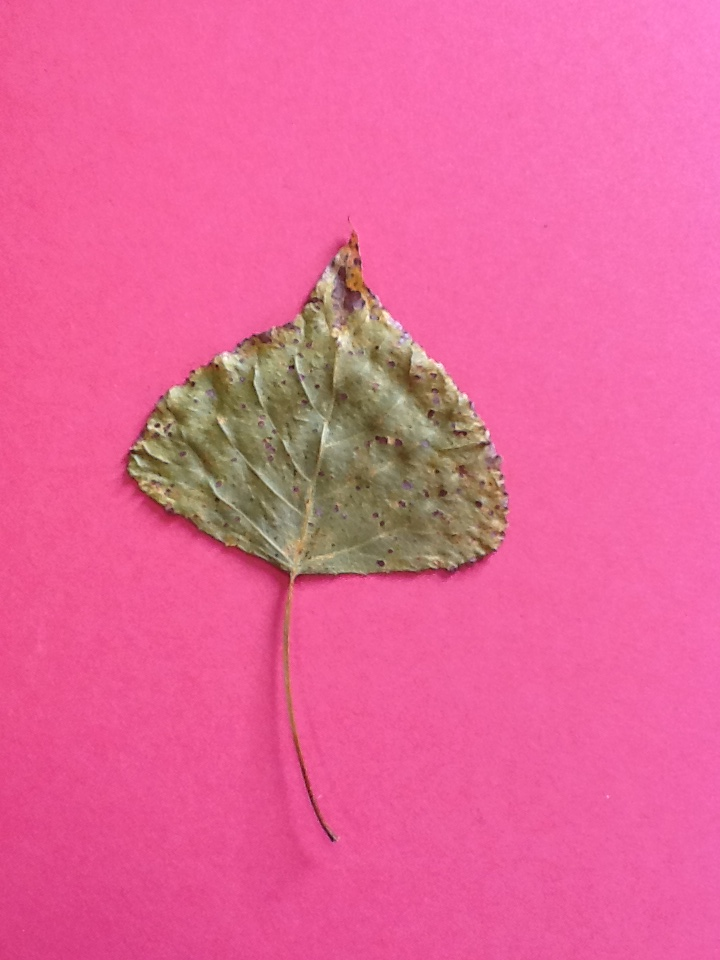
#> input picture leafs/01/RGB/3. Populus nigra/iPAD2_C03_EX03.JPG, 720 x 960 px, found by its file name
$ python testSIFT.py   (Python 2 division)   (older library calls are emulated)
#> lines starting #> are read from the running program, lines starting #| are printed output that depends on the picture
import numpy as np
import cv2, sys, os
from matplotlib import pyplot as plt
from os import listdir
from os.path import isfile, join, isdir

# Initiate SIFT detector
orb = cv2.SIFT()
bf = cv2.BFMatcher()

#==========================================================
#   CALCULE DES SIFT POUR L'INPUT
#==========================================================

# SIFT sur le fichier source
source = cv2.imread("./leafs/01/RGB/3. Populus nigra/iPAD2_C03_EX03.jpg")
#> source is the input picture: shape (960, 720, 3); mean B, G, R 152.2, 100, 231.3
source = cv2.cvtColor(source,cv2.COLOR_BGR2GRAY)
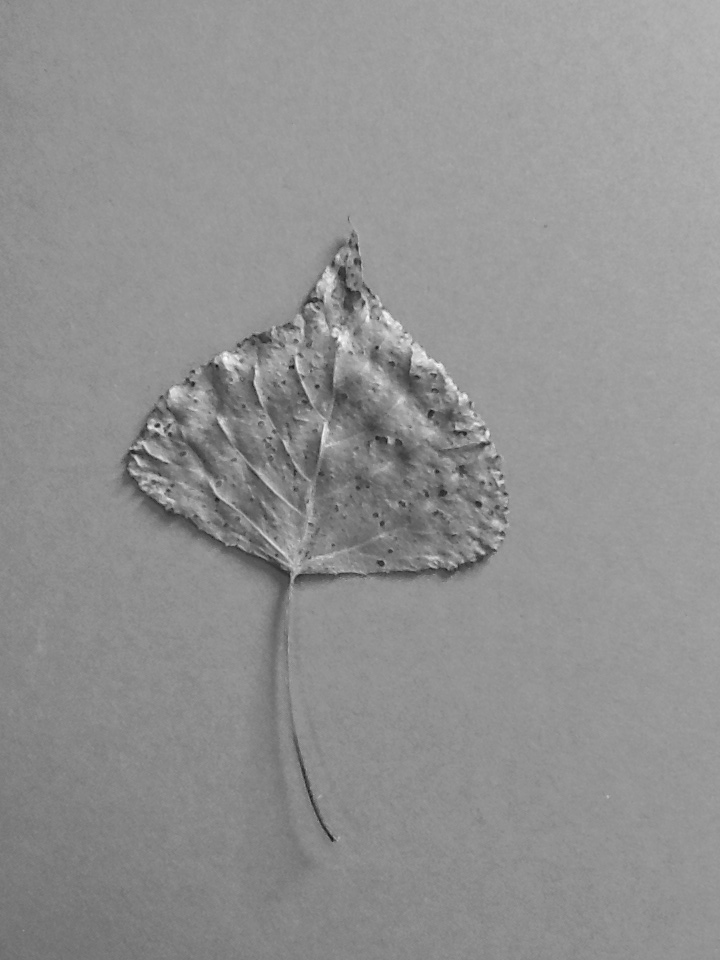
#> source: shape (960, 720); min 22, max 252, mean 145.2
source = np.float32(source)
#> (the run stopped early here; a loop or call above may not have finished)

$ run again, with leafs/01/RGB/3. Populus nigra/iPAD2_C03_EX01.JPG copied over leafs/01/RGB/3. Populus nigra/iPAD2_C03_EX03.JPG
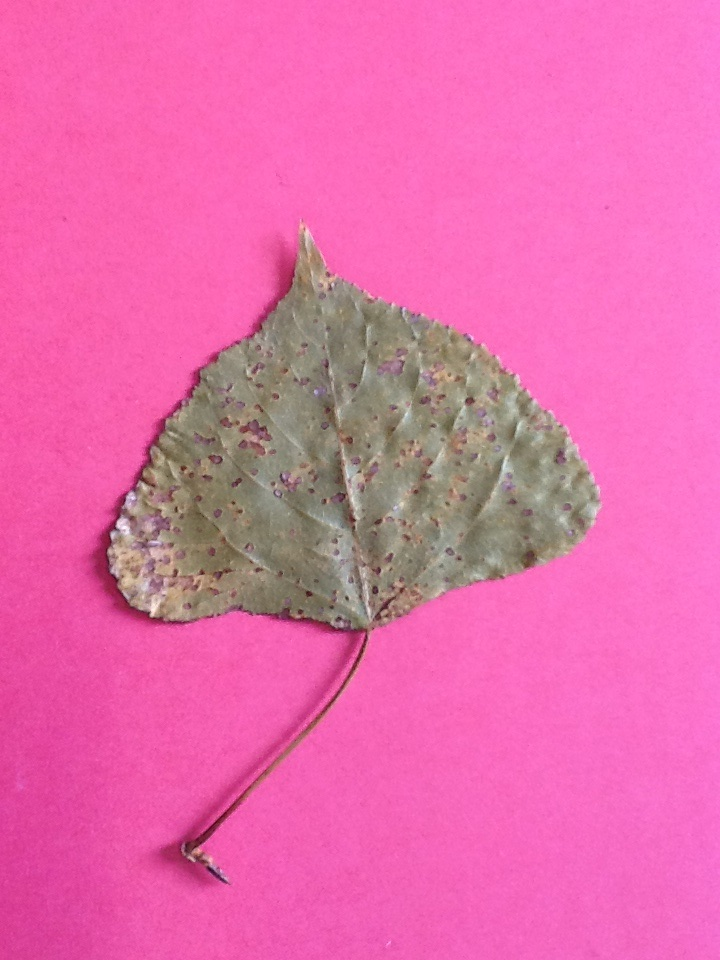
#> input picture leafs/01/RGB/3. Populus nigra/iPAD2_C03_EX01.JPG, 720 x 960 px, found by its file name
#> source is the input picture: shape (960, 720, 3); mean B, G, R 171.9, 107.2, 229.5
#> `source = cv2.cvtColor(source,cv2.COLOR_BGR2GRAY)`:
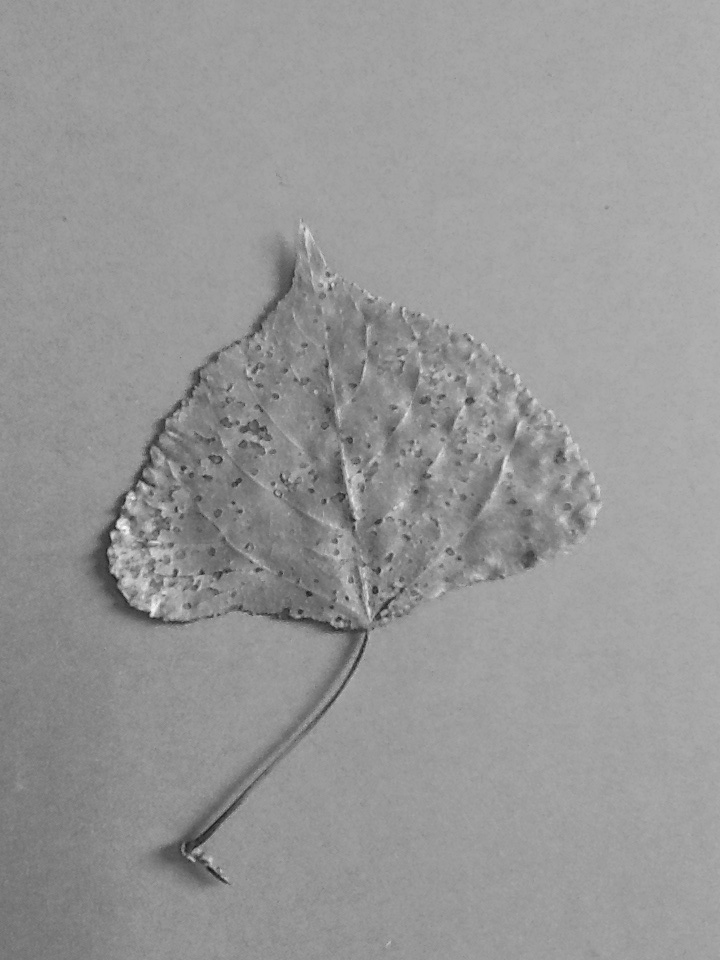
#> source: shape (960, 720); min 19, max 251, mean 151.1

$ run again, with leafs/01/RGB/3. Populus nigra/iPAD2_C03_EX02.JPG copied over leafs/01/RGB/3. Populus nigra/iPAD2_C03_EX03.JPG
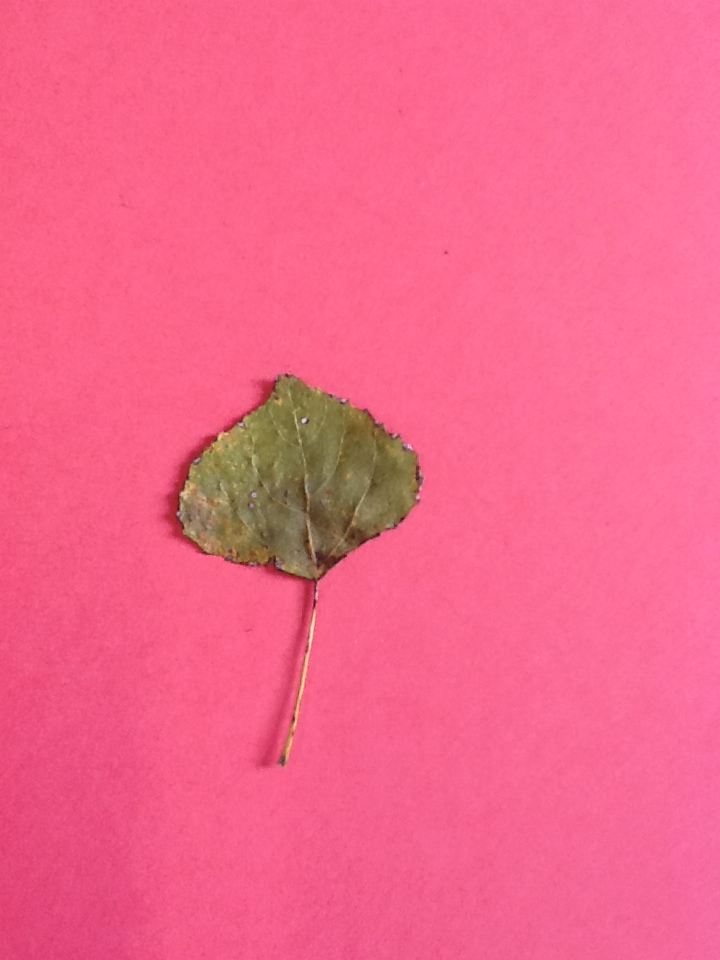
#> input picture leafs/01/RGB/3. Populus nigra/iPAD2_C03_EX02.JPG, 720 x 960 px, found by its file name
#> source is the input picture: shape (960, 720, 3); mean B, G, R 138.9, 101.3, 243.5
#> `source = cv2.cvtColor(source,cv2.COLOR_BGR2GRAY)`:
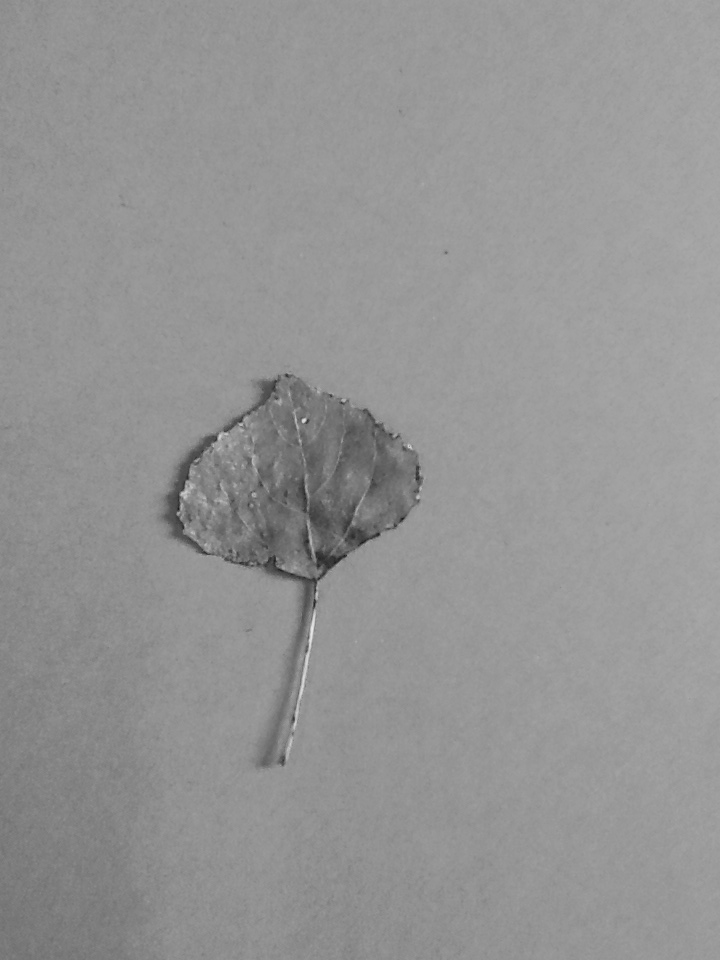
#> source: shape (960, 720); min 25, max 232, mean 148.1
